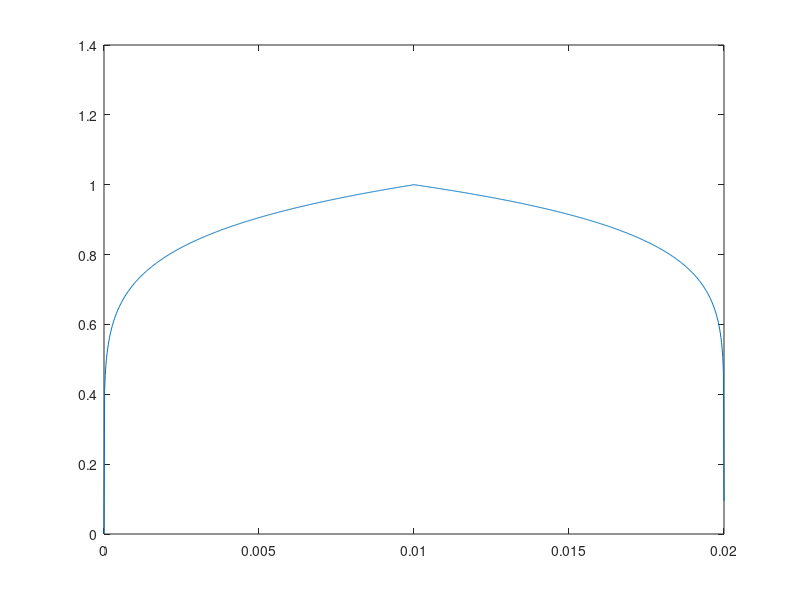

This chart was generated by the following MATLAB code:
clear all; close all; clc;
Rmax=0.01;
Rmax2 = .02;
uMax =1;
r=linspace(0,Rmax2,1000);

for i=1:500

    uT(i)=1*((r(i)/Rmax)).^(1/7);
end
for i = 500:1000

    uT(i)=1*(1- r(i)/Rmax2).^(1/7)+ (1-(1-Rmax/Rmax2)^(1/7));     
   
end

% uT=uMax*(r/0.02).^(1/17);
figure()
plot(r,uT)